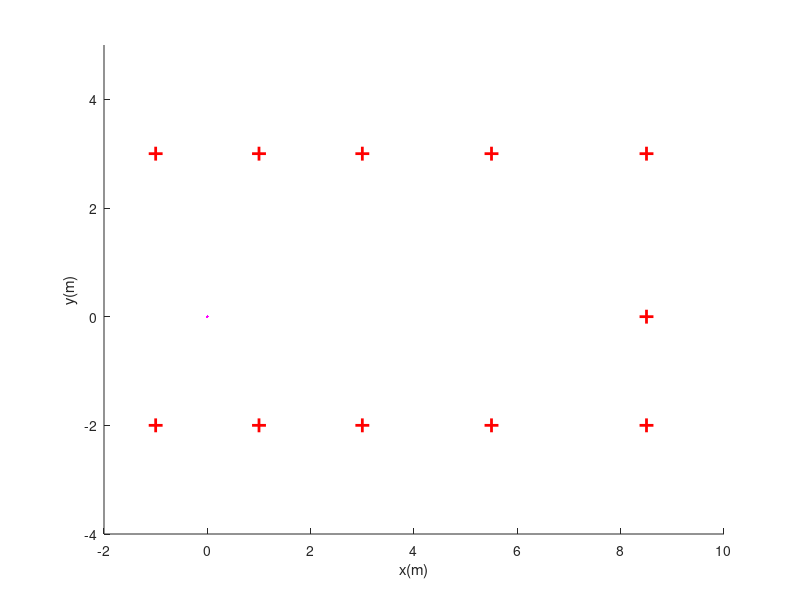

The MATLAB source for this figure: (Note: this script raises an error after producing the figure.)
% Demo filtro de particulas
% Autor: Ivan A. Calle Flores
clc; clear all; close all

global B

%----------------------------------------------------------------------%
% 1. CONFIGURACION DEL MAPA DE REFERENCIAS "LANDMARKS"
%----------------------------------------------------------------------%
%  ESTABLECEMOS EL MAPA
mapa = ...
    [-1.0   -2.0;
    1.0  -2.0;
    3.0  -2.0;
    5.5  -2.0;
    8.5  -2.0;
    8.5   0.0;
    8.5   3.0;
    5.5   3.0;
    3.0   3.0;
    1.0   3.0;
   -1.0   3.0]';                          

%  ESTABLECEMOS LAS MARCAS 'ETIQUETAS' DE LAS REFERENCIAS - "SIGNATURES"
marcas_mapa = 1:size(mapa,2);

%  MAPA FINAL[3xNlandmarks]
mapa = [mapa;marcas_mapa];



%----------------------------------------------------------------------%
% 2. CONFIGURACION DE LA FIGURA
%----------------------------------------------------------------------%
fig1 = figure;    
hold on
xlabel('x(m)')
ylabel('y(m)')
%----------------------------------------------------------------------%
% 3. PLOTEAMOS EL ENTORNO
%----------------------------------------------------------------------%
plot(mapa(1,:),mapa(2,:), 'r+','MarkerSize',10,'LineWidth',2)
axis([-2  10 -4  5])
%----------------------------------------------------------------------%
% 4. PARAMETROS DEL SENSOR "RANGE-BEARING"
%----------------------------------------------------------------------%
MAX_RANGE = 4.0;                    % Maxima distancia
sigmaR = 0.1;                       % Desviaciones estandar
sigmaB = (3.0*pi/180);       
sigmaS = 0.05;               
std_sensor = [sigmaR;sigmaB;sigmaS];

%  HANDLERS PARA ANIMAR LAS MEDIDAS DE LOS SENSORES
K = 5;
handle_sensor = zeros(1,K);
for f=1:K
    handle_sensor(f) = plot(0,0, 'm');
end

%----------------------------------------------------------------------%
% 5. PARAMETROS DEL ROBOT
%----------------------------------------------------------------------%
%  PARAMETROS MECANICOS
D = 0.1;        % Diametro de las ruedas
B = 0.2;

%  PARAMETROS DE ERROR
alpha1 = 1e-2;  alpha2 = 3e-2;  
alpha3 = 1e-2;  alpha4 = 3e-2;
alpha5 = 1e-3;  alpha6 = 1e-3;
alpha_VELOCITY = [alpha1 alpha2 alpha3 alpha4 alpha5 alpha6];

%  INTERVALO DE TIEMPO
dt = 0.5;

%----------------------------------------------------------------------%
% 6. CONFIGURACION INICIAL DEL ROBOT
%----------------------------------------------------------------------%
%  CONFIGURACION INICIAL
x = [0;-1;0*pi/4];
plot_robot(x, B, 'r')

%  CONJUNTO DE PARTICULAS
M = 10;            % Numero de particulas
W = ones(M,1)/M;    % Pesos
%  Inicializamos el conjunto
X = zeros(M,3);              
for i=1:M
    X(i,:) = [x(1:2)+0.09*randn(2,1);  x(3)+0.09*randn(1)];
end

%  HALLAMOS LA APROXIMACION GAUSIANA DE LAS PARTICULAS
[mu, P] = compute_gaussian_from_samples(X);
plot_robot(mu, B, 'b')

%  HANDLER PARA PLOTEAR LAS PARTICULAS
handler_particles = plot(X(:,1),X(:,2),'b.','markersize',4);
handle_P  = plot(0,0,'b', 'erasemode', 'xor');   

%----------------------------------------------------------------------%
% 7. LAZO CENTRAL
%----------------------------------------------------------------------%
disp('FILTRO DE PARTICULAS')
disp('-----------------------------')
disp('Condiciones iniciales')
fprintf('  x = [%2.4f, %2.4f, %2.4f]\n', x)
%fprintf('  mu = [%2.4f, %2.4f, %2.4f]\n', mu)
disp(' ')
disp(' Presionar una tecla')
pause
N = 150;     % Numero de pasos
for n=1:N 
    % 7.1 ESTABLECEMOS LOS CONTROLES
    if(n<70)        
        v = 0.2;                % Velocidad translacional
        phi = 0;                  % Velocidad rotacional
    elseif(n>=70 && n<74)
        v = 0.2;
        phi = 1*pi/4;
    elseif(n>=74 && n<100)
        v = 0.2;
        phi = 0*pi/8;
    elseif(n>=100 && n<104)
        v = 0.2;
        phi = 1*pi/4;
    else
        v = 0.2;
        phi = 0;
    end
    u = [v; phi];
    
    % 7.2 SIMULAMOS EL MOVIMIENTO DEL ROBOT
    x = sample_motion_model_velocity(x, u, dt, alpha_VELOCITY);
        
    
    % 7.3. OBTENEMOS LAS REFERENCIAS QUE ESTAN AL ALCANCE DEL ROBOT
    [vlm,Nobs] = get_visible_landmarks(x,mapa,MAX_RANGE);
       
        
    % 7.4. FILTRO DE PARTICULAS
    %   a. Paso de Prediccion
    for m = 1:M
        xm = sample_motion_model_velocity(X(m,:), u, dt, alpha_VELOCITY);
        X(m,:) = xm;
    end
    
    %   b. Paso de correccion
    if(Nobs > 0)
        for i=1:Nobs
            
            % -> Simulamos la medida del sensor laser
            z = range_bearing_model(x, vlm(:,i), std_sensor);

            % -> Ploteamos la medida de los sensores
            ppx = [x(1)  x(1) + z(1)*cos(z(2) + x(3))];
            ppy = [x(2)  x(2) + z(1)*sin(z(2) + x(3))]; 
            set(handle_sensor(i),'xdata', ppx, 'ydata', ppy)
                                        
            % INSERTAR CODIGO AQUI
            for m = 1:M
                wm = landmark_model_known_correspondence(z,X(m,:),...
                    vlm(:,i),std_sensor);
                W(m) = wm;
            end
                        
        end
           
        % c. PASO FINAL DE REMUESTRO
        %index = simple_resample(W);   % IMPLEMENTAR ESTA FUNCION
        index = low_variance_sampler(W);   
        X = X(index,:);       
    end
    
    
    % 7.5. APROXIMAMOS EL NUEVO GAUSIANO DE LAS PARTICULAS
    [mu, P] = compute_gaussian_from_samples(X);
   
    
    % 7.6. PLOTEAMOS RESULTADOS
    %   -> LAS PARTICULAS
    set(handler_particles, 'xdata',X(:,1),  'ydata',X(:,2)); 
    %   -> TRAYECTORIA DEL ROBOT
    plot(x(1), x(2), '.r')
    %   -> MEDIA DE LAS MUESTRAS
    plot(mu(1), mu(2), '.b')
    %   -> COVARIANZA DE LAS MUESTRAS
    ellipse_points = sigma_ellipse(mu(1:2), P(1:2,1:2), 2);
    set(handle_P, 'xdata', ellipse_points(1,:), 'ydata', ellipse_points(2,:))
    
    
    
    % 7.7. DELTA DE TIEMPO 
    pause(0.05)
    %pause
end



%----------------------------------------------------------------------%
% 8. RESULTADOS DE LA SIMULACION
%----------------------------------------------------------------------%
%  8.1. DISPLAYAMOS LA POSICION FINAL REAL, Y LA ESTIMADA
plot_robot(x, B, 'r')
plot_robot(mu, B, 'b')

%  8.2. ALGUNOS MENSAJES
fprintf('\nLa posicion final del robot:\n')
fprintf('   [x(m); y(m); theta(rad)] = [%2.4f; %2.4f: %2.4f]\n', x)
disp(' ')
fprintf('La distribucion posterior final - Belief:\n')
fprintf('  Media:\n')
disp(mu)
%fprintf('   [x(m); y(m); theta(rad)] = [%2.4f; %2.4f: %2.4f]\n', mu)
fprintf('  Covariance matrix:\n')
disp(P)